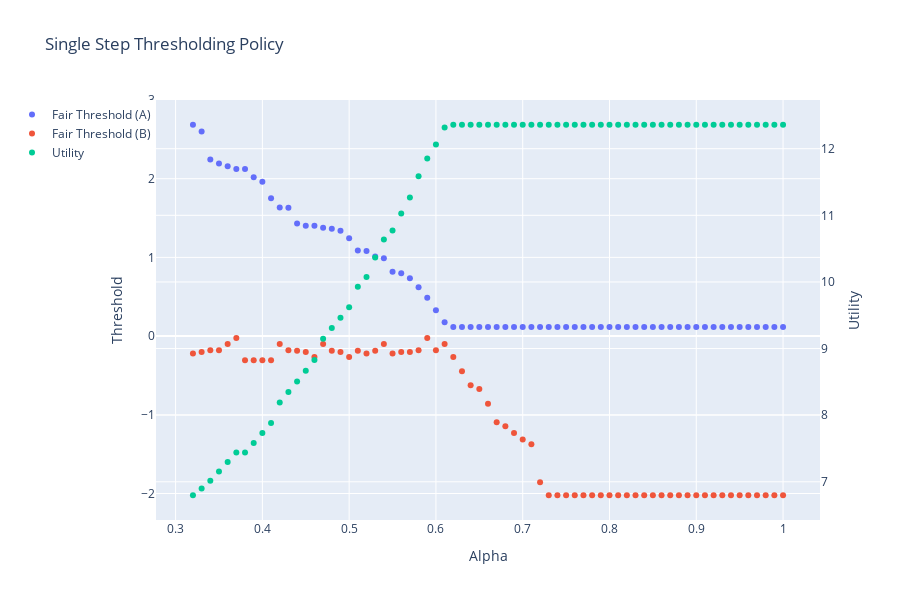

The cell this chart's notebook holds for it:
### Code cell
def plot_graphs():
    
    # Traces
    thresholds_A = go.Scatter(x=x_alphas, y=y_thresh_A, mode='markers', name="Fair Threshold (A)")
    thresholds_B = go.Scatter(x=x_alphas, y=y_thresh_B, mode='markers', name="Fair Threshold (B)") 
    utilities = go.Scatter(x=x_alphas, y=y_util, mode='markers', name='Utility', yaxis='y2')

    # Create figure
    fig = go.Figure(data=[thresholds_A, thresholds_B, utilities])

    # Add toggle buttons
    fig.update_layout(
        height = 600,
        title='Single Step Thresholding Policy',
        xaxis=dict(title="Alpha"),
        yaxis=dict(title="Threshold"),
        yaxis2=dict(
            title="Utility",
            overlaying="y",
            side="right"
        ),
        legend=dict(
            x=0,          # Right edge of the plotting area
            #y=1,          # Top of the plotting area
            xanchor='right',   # Legend's left edge aligns at x=1
            yanchor='top'     # Legend's top edge aligns at y=1
        ),
        showlegend=True,
    )

    fig.show()
plot_graphs()
